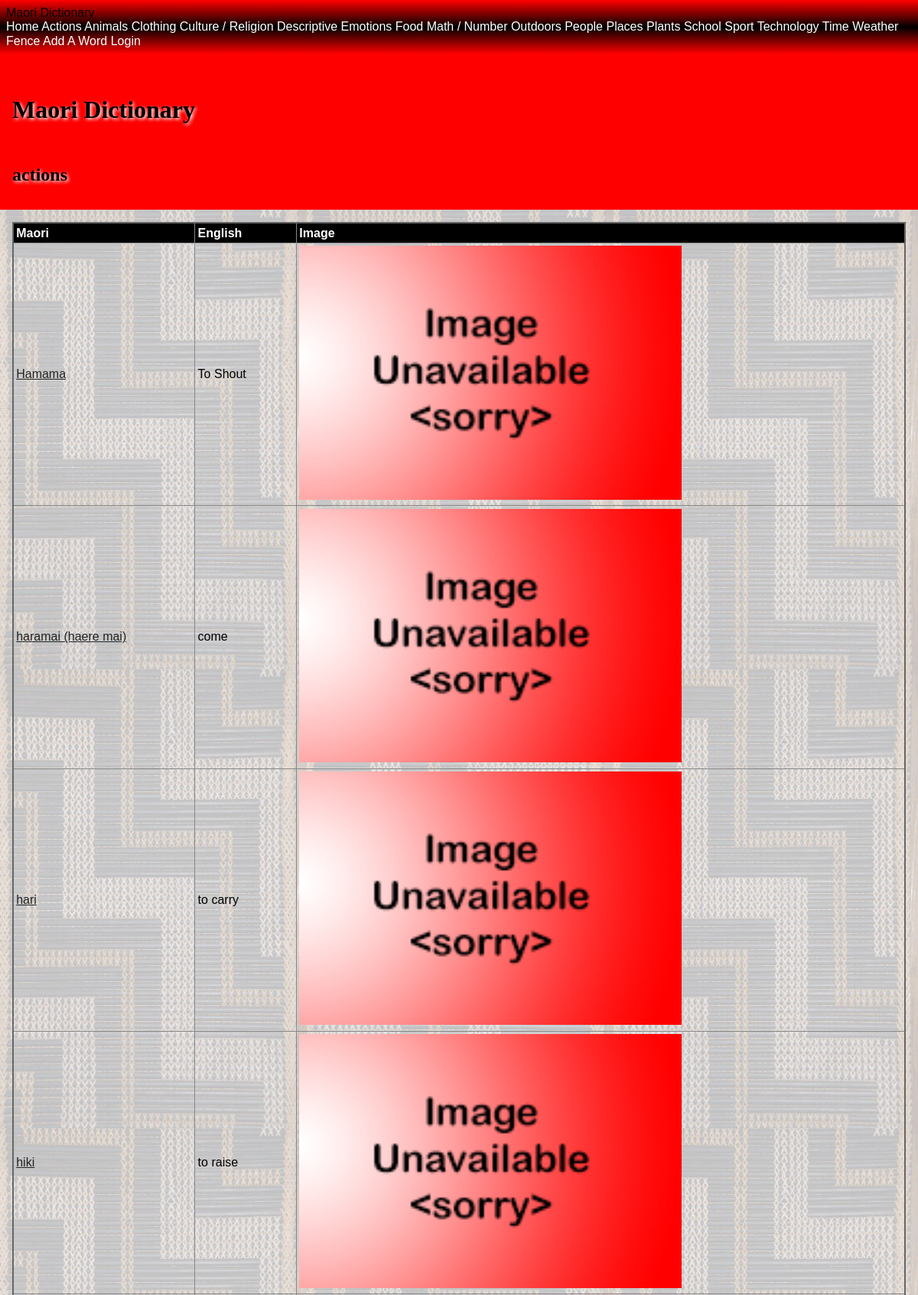
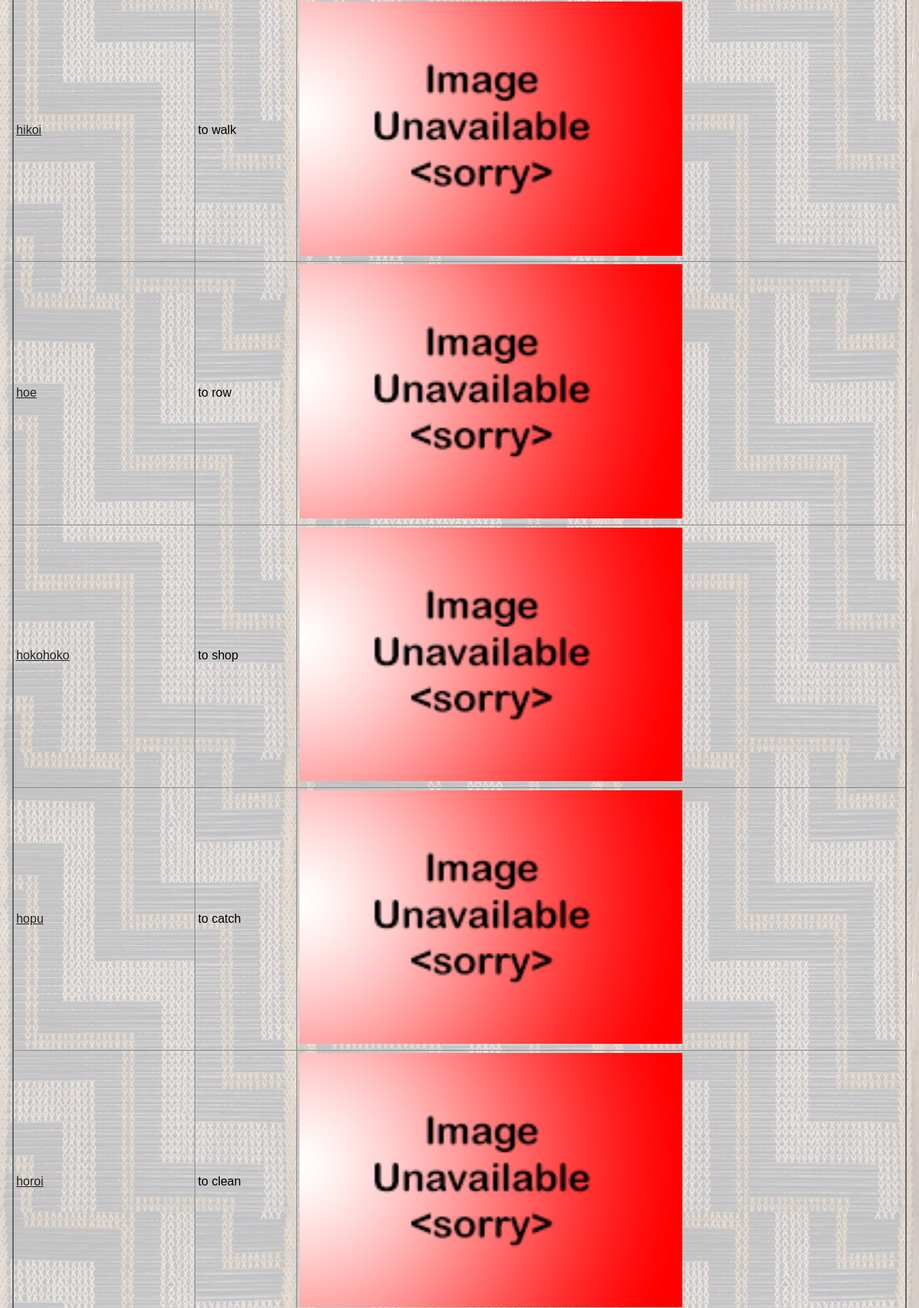
Screenshot of /category/actions (upper part) with the database file from the repository (2 pictures, top to bottom).
### tables this page shows
CREATE TABLE "maori_words"
(
    id             integer
        primary key autoincrement,
    english_name   varchar(60),
    created_by     integer      not null
        constraint maori_words_people_id_fk
            references people
            on update restrict on delete restrict,
    created_at     datetime,
    maori_name     varchar(60)  not null,
    category       varchar(60),
    level          integer      not null,
    definition     varchar(200) not null,
    image_filename varchar(60)
);

### app.py (the view)
@app.route('/category/<category_name>')
def site_category(category_name):
    category_name = category_name.replace("|", "/")
    query = "SELECT maori_name, english_name, definition, level, created_by, created_at, image_filename \
            FROM maori_words WHERE lower(category) = ?"
    con = create_connection(DATABASE)
    cur = con.cursor()
    cur.execute(query, (category_name.lower(),))
    maori_names = cur.fetchall()
    con.close()
    if maori_names == []:
        return redirect('/')
    return render_template("category.html", logged_in=is_logged_in(), categories=get_categories(), category_name=category_name, maori_names=maori_names, is_a_teacher=is_a_teacher())

### app.py (called while the page is built)
def create_connection(db_file):
    try:
        connection = sqlite3.connect(db_file)
        return connection
    except Error as e:
        print(e)
    return None

def is_logged_in():
    if session.get("email") is None:
        print("not logged in")
        return False
    else:
        print("logged in")
        return True

def is_a_teacher():
    print('running')
    if session.get("type") == 'teacher':
        print("is teacher")
        return True
    else:
        print("is not teacher")
        return False

def get_categories():
    query = 'SELECT distinct lower(category) FROM maori_words'
    con = create_connection(DATABASE)
    cur = con.cursor()
    cur.execute(query)
    category_list = cur.fetchall()
    con.close()
    return category_list

### templates/category.html
{% extends 'base.html' %}
{% block pageheading %}
{{category_name}}
{% endblock %}
{% block main %}
<table>
    <tr>
        <th>Maori</th>
        <th>English</th>
        <th>Image</th>
        </tr>
        <tbody>
            {% for maori_name in maori_names %}
                <tr>
                    <td><a href='/category/{{ category_name.lower().replace("/", "|") }}/{{ maori_name[0].lower() }}'>{{ maori_name[0] }}</a></td>
                    <td>{{ maori_name[1] }}</td>
                    {% if maori_name[6] %}
                        <td><img src='/static/images/{{ maori_name[6] }}' style="width: 500px"></td>
                    {% else %}
                        <td><img src='/static/images/noimage.png' style="width: 500px"></td>
                    {% endif %}
                </tr>
            {% endfor %}
        </tbody>
    </table>
{% endblock %}

### templates/base.html (shortened to what this page needs)
<!DOCTYPE html>
<html>
<head>
    <link rel="stylesheet" href="https://cdnjs.cloudflare.com/ajax/libs/normalize/8.0.1/normalize.css"/>
    <link href="{{ url_for('static', filename='style.css')}}" rel="stylesheet">
</head>
<body>
<nav>
    <div class="container">
        <div class="navbar-brand">Maori Dictionary</div>
        <div class="navbar-links">
            <a href="/">Home</a>
            {% for category in categories %}
                <a href="/category/{{ category[0].replace('/', '|') }}">{{ category[0].title() }}</a>
            {% endfor %}
            <a href="/add_word">Add A Word</a>
            {% if logged_in %}
                <a href="/logout">Log Out</a>
            {% else %}
                <a href="/login">Login</a>
            {% endif %}
        </div>
    </div>
</nav>
<div class="container">
    <header>
        <h1>Maori Dictionary</h1>
        <h2>{% block pageheading %}{% endblock %}</h2>
    </header>
    <main>
        {% block main %}{% endblock %}
    </main>
</div>
</body>
</html>

### static/style.css (style rules this page uses)
* { font-family: Comfortaa, sans-serif; margin: 0; padding: 0; box-sizing: border-box; }
header { grid-area: header; background-color: #f00; padding: 1rem; }
nav { grid-area: nav; }
main { grid-area: main; padding: 1rem; background-color: #edd; }
h1, h2, h3, h4 { padding: 1rem 0; font-family: 'Suez One', serif; color: #000; text-shadow: 2px 2px 4px #fff; }
a { color: #222; }
img { width: 100%; }
table { width: 100%; border: 2px solid #666; border-collapse: collapse; }
th, td { border: 1px solid #888; padding: 0.2rem; text-align: left; }
th { background-color: #000; color: #fff; }
@media only screen and (min-width: 768px) { nav { background: linear-gradient(180deg, rgba(255,0,0,1) 0%, rgba(0, 0, 0, 1) 50%, rgba(255,0,0,1) 100%); padding: 0.5rem; } }
@media only screen and (min-width: 768px) { nav a { color: #fff; text-decoration: none; } }
@media only screen and (min-width: 768px) { main { background-image: url('/poutama.jpg'); } }

### rows the page displays
maori_words: maori_name "Hamama", english_name "To Shout"
maori_words: maori_name "haramai (haere mai)", english_name "come"
maori_words: maori_name "hari", english_name "to carry"
maori_words: maori_name "hiki", english_name "to raise"
maori_words: maori_name "hikoi", english_name "to walk"
maori_words: maori_name "hoe", english_name "to row"
maori_words: maori_name "hokohoko", english_name "to shop"
maori_words: maori_name "hopu", english_name "to catch"
maori_words: maori_name "horoi", english_name "to clean"

### other values shown
{{ category[0].title() }} "Actions" "Animals" "Clothing" "Culture / Religion" "Descriptive" "Emotions" "Food" "Math / Number" "Outdoors" "People" "Places" "Plants" "School" "Sport" "Technology" "Time" "Weather" "Fence"
{{ category_name }} "actions"
